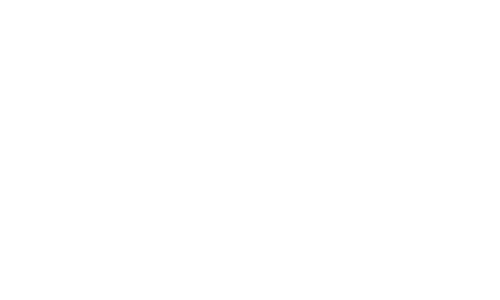
Frame 1 (no input)
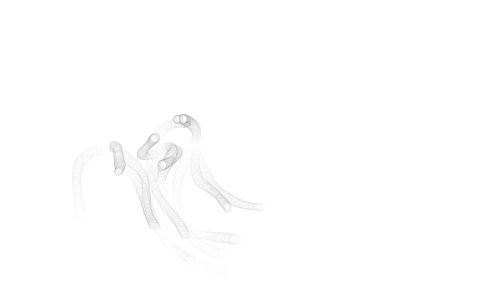
Frame 60 (the mouse pressed at the canvas centre just before this capture)
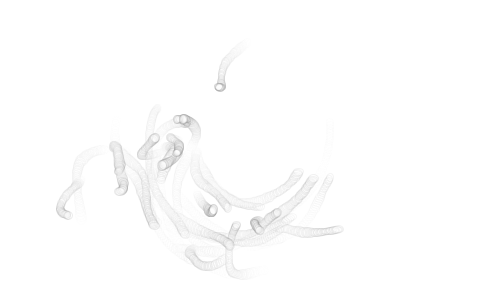
Frame 120 (the mouse held since frame 60 and released just before this capture)

The Processing sketch that drew these frames (run headless with seeded random() and noise(); from frame 60 on, the mouse is pressed at the canvas centre):

// Processing sketch: sketch_097_wormcast
// ── sketch_097_wormcast.pde
// https://web.archive.org/web/20170828072435/http://abandonedart.org/works/497_wormcast/_090216_wormcast_2.pde

// Feb 2009 
// http://www.abandonedart.org
// http://www.zenbullets.com
//
// This work is licensed under a Creative Commons 3.0 License.
// (Attribution - NonCommerical - ShareAlike)
// http://creativecommons.org/licenses/by-nc-sa/3.0/
// 
// This basically means, you are free to use it as long as you:
// 1. give http://www.zenbullets.com a credit
// 2. don't use it for commercial gain
// 3. share anything you create with it in the same way I have
//
// These conditions can be waived if you want to do something groovy with it 
// though, so feel free to email me via http://www.zenbullets.com


//================================= global vars

int _num = 20;    
Circle[] pArr = new Circle[_num];

//================================= init

void setup() {
  size(500, 300);
  smooth(); 
  frameRate(30);
  
  clearBackground();
  
  for (int i=0;i<_num;i++) {
    pArr[i] = new Circle(i);
    pArr[i].init(width/2, height/2, random(height/2));
  }
}

void clearBackground() {
  background(255);
}

//================================= frame loop

void draw() {
  
  for (int i=0;i<_num;i++) {
    pArr[i].update();
  }
}



//================================= interaction

void mousePressed() { 
  clearBackground();
  for (int i=0;i<_num;i++) {
    pArr[i].init(mouseX, mouseY, random(height/2));
  }
}


//================================= objects


class Circle {
  int id;
  float angnoise, radiusnoise;
  float widnoise, heinoise;
  float angle = 180;
  float radius = 100;
  float centreX = width/2;
  float centreY = height/2;
  float strokeCol = 254;
  float lastX = 9999;
  float lastY;
  
  Circle (int num) {
    id = num;
  }
  
  void init(float ex, float why, float r) {
    centreX = ex;
    centreY = why;
    radius = r;
  
    angnoise = random(10);
    radiusnoise = random(10);
    widnoise = random(10);
    heinoise = random(10);
    strokeCol = 254;
  }
  
  void update() {
    radiusnoise += 0.005;
    radius = (noise(radiusnoise) * 250) + 1;
  
    angnoise += 0.005;
    float change = (noise(angnoise) * 6) - 3;
    angle += change;
    if (angle > 360) { angle -= 360; }
    if (angle < 0) { angle += 360; }
    
    widnoise += 0.05;
    heinoise += 0.05;
    float wid = (noise(widnoise) * 10) +5;
    float hei = (noise(heinoise) * 10) +5;
  
    float rad = radians(angle);
    
    float x1 = centreX + (radius * cos(rad));
    float y1 = centreY + (radius * sin(rad));
    
    if (strokeCol > 0) { strokeCol -=2; } // fade in
    
    float alph = 0;
    if (lastX != 9999) {
      float distChange = dist(x1, y1, lastX, lastY);
      alph = 60 - (20 * distChange);
      println(distChange);
      if (alph < 0) { alph = 0; }
    }
    stroke(strokeCol, alph);
    fill(255,alph);
    ellipse(x1, y1, wid, hei);
    
    lastX = x1;
    lastY = y1;
  }
  
}
